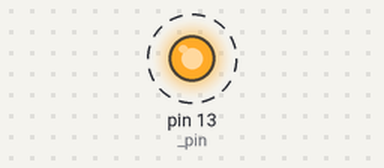
The sketch below on a simulated Arduino Uno, built with avr-gcc and run on an emulated ATmega328P. Shown: output pins drawn as LEDs (lit = HIGH). Dashed ring = blinking.

Above: at 0.2 s.
Timing chart, 0 to 3.0 s (numbered marks = the images above):
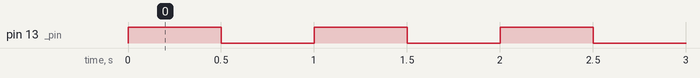

Measured:
- by itself, pin 13 (_pin): alternates HIGH for 0.50 s and LOW for 0.50 s

The sketch:

led-version2.ino
```cpp
#include "led.h"

Led led(13);

void setup()
{
}

void loop()
{
  led.toggle();
  delay(500);
}
```

led.cpp
```cpp
#include <Arduino.h>
#include "led.h"

Led::Led(uint8_t pin, bool state)
{
    if(pin > 1 && pin < 14)
        _pin = pin;
    else
        _pin = 13; // on-board LED

    _state = state;
    pinMode(_pin, OUTPUT);
}

void Led::on(void)
{
    _state = true;
    _setPin();
}

void Led::off(void)
{
    _state = false;
    _setPin();
}

void Led::toggle(void)
{
    _state = !_state;
    _setPin();
}

void Led::_setPin(void)
{
    digitalWrite(_pin, _state);
}
```

led.h
```cpp
#ifndef _LED_H_
#define _LED_H_

#include <stdint.h>

class Led
{
    private:
        uint8_t _pin;
        bool _state;

    public:
        Led(uint8_t pin, bool state = false);

        void on(void);
        void off(void);
        void toggle(void);

    private:
        void _setPin();
};


#endif
```
